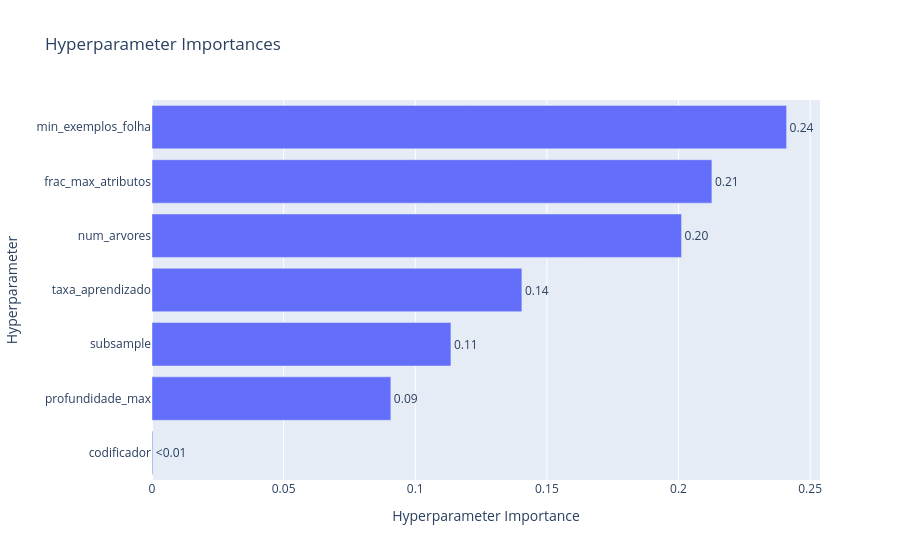

Source (notebook cell):
### Markdown cell above
Para entender quais escolhas mais influenciaram o desempenho da Gradient Boosting Classifier, foi calculado a importância de cada hiperparâmetro. No entanto, esse resultado deve ser lido com cautela, já que uma importância baixa não significa que o hiperparâmetro seja irrelevante, e sim que, no espaço explorado, variá-lo modou pouco o PR-AUC em comparação ao 'num_arvores'.

### Code cell
vis.plot_param_importances(boosting_nanotox)

### Figure 1 — Plotly figure (JSON) as saved in the notebook; plotly's stock layout.template omitted (floating-point values rounded to 4 significant figures)
{"data": [{"cliponaxis": false, "hovertemplate": ["codificador (CategoricalDistribution): 0.00030324751803614206<extra></extra>", "profundidade_max (IntDistribution): 0.09073727479453773<extra></extra>", "subsample (FloatDistribution): 0.11355413477621505<extra></extra>", "taxa_aprendizado (FloatDistribution): 0.1405047244205881<extra></extra>", "num_arvores (IntDistribution): 0.20115639167894528<extra></extra>", "frac_max_atributos (FloatDistribution): 0.2126862879999437<extra></extra>", "min_exemplos_folha (IntDistribution): 0.24105793881173396<extra></extra>"], "name": "Objective Value", "orientation": "h", "text": ["<0.01", "0.09", "0.11", "0.14", "0.20", "0.21", "0.24"], "textposition": "outside", "type": "bar", "x": [0.0003032, 0.09074, 0.1136, 0.1405, 0.2012, 0.2127, 0.2411], "y": ["codificador", "profundidade_max", "subsample", "taxa_aprendizado", "num_arvores", "frac_max_atributos", "min_exemplos_folha"]}], "layout": {"title": {"text": "Hyperparameter Importances"}, "xaxis": {"title": {"text": "Hyperparameter Importance"}}, "yaxis": {"title": {"text": "Hyperparameter"}}}}
